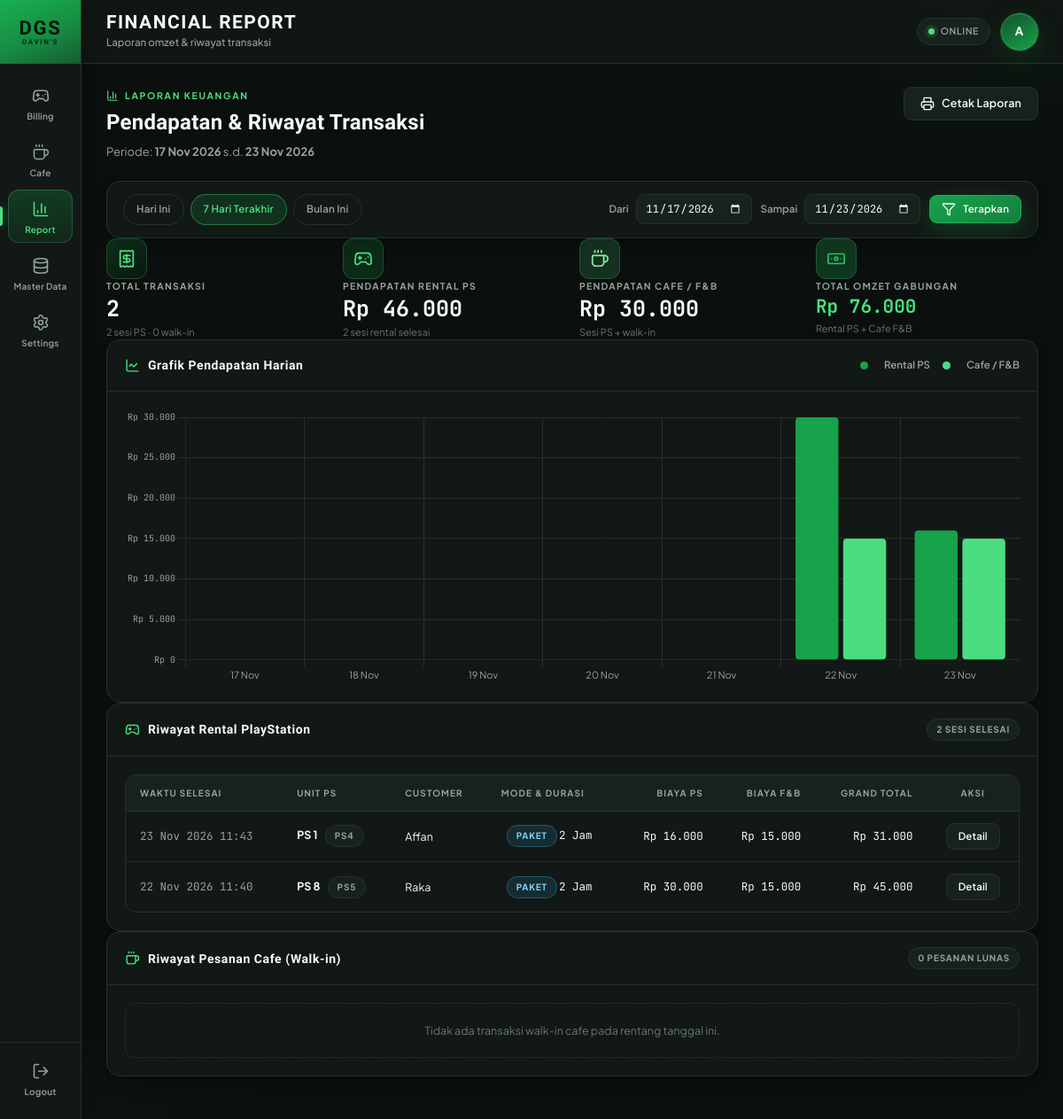
The app's page /pages/report.php (signed in) with its own data.
### tables this page shows
CREATE TABLE `billing_sessions` (
  `id` int UNSIGNED NOT NULL,
  `station_id` int UNSIGNED NOT NULL,
  `customer_name` varchar(100) NOT NULL,
  `billing_mode` enum('package','open') NOT NULL DEFAULT 'package',
  `hourly_rate_snapshot` int UNSIGNED NOT NULL COMMENT 'Tarif per jam saat sesi dimulai',
  `duration_minutes` int UNSIGNED DEFAULT NULL COMMENT 'Durasi paket (menit) atau total durasi final saat selesai',
  `start_time` datetime NOT NULL,
  `scheduled_end_time` datetime DEFAULT NULL COMMENT 'Target selesai untuk mode package (countdown)',
  `actual_end_time` datetime DEFAULT NULL COMMENT 'Waktu aktual saat sesi dihentikan/dibayar',
  `ps_cost` int UNSIGNED NOT NULL DEFAULT '0' COMMENT 'Biaya sewa PS',
  `fnb_cost` int UNSIGNED NOT NULL DEFAULT '0' COMMENT 'Akumulasi total pesanan F&B pada sesi ini',
  `total_cost` int UNSIGNED NOT NULL DEFAULT '0' COMMENT 'ps_cost + fnb_cost',
  `payment_status` enum('unpaid','paid') NOT NULL DEFAULT 'unpaid',
  `session_status` enum('active','completed','cancelled') NOT NULL DEFAULT 'active',
  `notes` varchar(255) DEFAULT NULL,
  `created_at` timestamp NOT NULL DEFAULT CURRENT_TIMESTAMP,
  `updated_at` timestamp NOT NULL DEFAULT CURRENT_TIMESTAMP ON UPDATE CURRENT_TIMESTAMP
);

CREATE TABLE `stations` (
  `id` int UNSIGNED NOT NULL,
  `name` varchar(50) NOT NULL COMMENT 'Contoh: PS 1, PS 2',
  `console_type` enum('PS4','PS5') NOT NULL DEFAULT 'PS4',
  `hourly_rate` int UNSIGNED NOT NULL COMMENT 'Tarif per jam dalam Rupiah',
  `status` enum('idle','playing','maintenance') NOT NULL DEFAULT 'idle',
  `created_at` timestamp NOT NULL DEFAULT CURRENT_TIMESTAMP,
  `updated_at` timestamp NOT NULL DEFAULT CURRENT_TIMESTAMP ON UPDATE CURRENT_TIMESTAMP
);

### pages/report.php (the view, shortened to what the rows shown need)
<?php
require_once dirname(__DIR__) . '/config/database.php';
require_once dirname(__DIR__) . '/config/helpers.php';
$preset = trim((string) ($_GET['preset'] ?? '7days'));
$rawStartDate = trim((string) ($_GET['start_date'] ?? ''));
$rawEndDate = trim((string) ($_GET['end_date'] ?? ''));
$today = date('Y-m-d');
if (!function_exists('isValidDate')) {
    function isValidDate(string $date): bool
    {
        $dt = DateTime::createFromFormat('Y-m-d', $date);
        return $dt !== false && $dt->format('Y-m-d') === $date;
    }
}
if ($preset === 'today') {
    $startDate = $today;
    $endDate = $today;
} elseif ($preset === 'month') {
    $startDate = date('Y-m-01');
    $endDate = $today;
} elseif ($preset === 'custom' && isValidDate($rawStartDate) && isValidDate($rawEndDate)) {
    $startDate = min($rawStartDate, $rawEndDate);
    $endDate = max($rawStartDate, $rawEndDate);
} elseif (isValidDate($rawStartDate) && isValidDate($rawEndDate)) {
    $preset = 'custom';
    $startDate = min($rawStartDate, $rawEndDate);
    $endDate = max($rawStartDate, $rawEndDate);
} else {
    $startDate = date('Y-m-d', strtotime('-6 days'));
    $endDate = $today;
}
$psSessions = [];
$psSessionSql = 'SELECT
        b.id AS session_id,
        b.station_id,
        b.customer_name,
        b.billing_mode,
        b.duration_minutes,
        b.start_time,
        b.actual_end_time,
        b.ps_cost,
        b.fnb_cost,
        b.total_cost,
        s.name AS station_name,
        s.console_type
    FROM billing_sessions b
    INNER JOIN stations s ON s.id = b.station_id
    WHERE b.session_status = \'completed\'
      AND b.payment_status = \'paid\'
      AND DATE(b.actual_end_time) BETWEEN ? AND ?
    ORDER BY b.actual_end_time DESC, b.id DESC';
$psStmt = mysqli_prepare($conn, $psSessionSql);
if ($psStmt !== false) {
    mysqli_stmt_bind_param($psStmt, 'ss', $startDate, $endDate);
    mysqli_stmt_execute($psStmt);
    $psResult = mysqli_stmt_get_result($psStmt);
    if ($psResult !== false) {
        while ($row = mysqli_fetch_assoc($psResult)) {
            $psSessions[] = $row;
        }
    }
}
$chartMap = [];
$currTs = strtotime($startDate);
$endTs = strtotime($endDate);
while ($currTs <= $endTs) {
    $dKey = date('Y-m-d', $currTs);
    $chartMap[$dKey] = [
        'label' => date('d M', $currTs),
        'ps' => 0,
        'fnb' => 0,
    ];
    $currTs = strtotime('+1 day', $currTs);
}
foreach ($psSessions as $sess) {
    $dateKey = date('Y-m-d', strtotime((string) $sess['actual_end_time']));
    if (isset($chartMap[$dateKey])) {
        $chartMap[$dateKey]['ps'] += (int) $sess['ps_cost'];
        $chartMap[$dateKey]['fnb'] += (int) $sess['fnb_cost'];
    }
}
$chartLabels = [];
$chartPsData = [];
$chartFnbData = [];
foreach ($chartMap as $day) {
    $chartLabels[] = $day['label'];
    $chartPsData[] = $day['ps'];
    $chartFnbData[] = $day['fnb'];
}
require_once dirname(__DIR__) . '/includes/header.php';
?>
<div class="app-shell">
    <div class="app-main">
        <?php require_once dirname(__DIR__) . '/includes/topbar.php'; ?>
        <main class="page-content">
            <section class="page-intro">
                <div>
                    <h2 class="page-heading">Pendapatan &amp; Riwayat Transaksi</h2>
                </div>
            </section>
            <section class="card">
                <div class="card-body">
                    <?php if ($psSessions === []): ?>
                        <p class="ps-empty-filter">Tidak ada sesi rental PS selesai pada rentang tanggal ini.</p>
                    <?php else: ?>
                        <div class="table-wrap table-responsive">
                            <table class="table">
                                <thead>
                                    <tr>
                                        <th scope="col">Waktu Selesai</th>
                                        <th scope="col">Unit PS</th>
                                        <th scope="col">Customer</th>
                                        <th scope="col">Mode &amp; Durasi</th>
                                        <th scope="col" class="text-right">Biaya PS</th>
                                        <th scope="col" class="text-right">Biaya F&amp;B</th>
                                        <th scope="col" class="text-right">Grand Total</th>
                                        <th scope="col" class="text-center no-print">Aksi</th>
                                    </tr>
                                </thead>
                                <tbody>
                                    <?php foreach ($psSessions as $sess): ?>
                                        <?php
                                        $duration = format_duration_label((int) ($sess['duration_minutes'] ?? 0));
                                        $modeLabel = (string) $sess['billing_mode'] === 'open' ? 'Open' : 'Paket';
                                        ?>
                                        <tr>
                                            <td class="cell-muted text-mono">
                                                <?= e(date('d M Y H:i', (int) strtotime((string) $sess['actual_end_time']))) ?>
                                            </td>
                                            <td>
                                                <strong><?= e((string) $sess['station_name']) ?></strong>
                                                <span class="badge badge-muted badge--inline"><?= e((string) $sess['console_type']) ?></span>
                                            </td>
                                            <td><?= e((string) $sess['customer_name']) ?></td>
                                            <td>
                                                <span class="badge badge-info badge--inline"><?= e($modeLabel) ?></span>
                                                <span class="text-mono"><?= e($duration) ?></span>
                                            </td>
                                            <td class="text-right cell-mono"><?= e(format_rupiah((int) $sess['ps_cost'])) ?></td>
                                            <td class="text-right cell-mono"><?= e(format_rupiah((int) $sess['fnb_cost'])) ?></td>
                                            <td class="text-right cell-mono text-primary font-bold">
                                                <?= e(format_rupiah((int) $sess['total_cost'])) ?>
                                            </td>
                                            <td class="text-center no-print">
                                                <a
                                                    class="btn btn-secondary btn-sm"
                                                    href="<?= e(base_url('pages/session_detail.php?id=' . $sess['session_id'])) ?>"
                                                >
                                                    Detail
                                                </a>
                                            </td>
                                        </tr>
                                    <?php endforeach; ?>
                                </tbody>
                            </table>
                        </div>
                    <?php endif; ?>
                </div>
            </section>
        </main>
    </div>
</div>
<?php
$jsonFlags = JSON_UNESCAPED_UNICODE | JSON_HEX_TAG | JSON_HEX_APOS | JSON_HEX_QUOT | JSON_HEX_AMP;
$chartLabelsJson = json_encode($chartLabels, $jsonFlags);
$chartPsJson = json_encode($chartPsData, $jsonFlags | JSON_NUMERIC_CHECK);
$chartFnbJson = json_encode($chartFnbData, $jsonFlags | JSON_NUMERIC_CHECK);
?>
<script>
window.DGS_REPORT_CHART = {
    labels: <?= $chartLabelsJson !== false ? $chartLabelsJson : '[]' ?>,
    psData: <?= $chartPsJson !== false ? $chartPsJson : '[]' ?>,
    fnbData: <?= $chartFnbJson !== false ? $chartFnbJson : '[]' ?>
};
</script>
<?php
require_once dirname(__DIR__) . '/includes/footer.php';

### records on screen
billing_sessions: actual_end_time "23 Nov 2026 11:43", station.name "PS 1", station.console_type "PS4", customer_name "Affan", billing_mode "PAKET", duration_minutes "2 Jam", ps_cost "Rp 16.000", fnb_cost "Rp 15.000", total_cost "Rp 31.000"
billing_sessions: actual_end_time "22 Nov 2026 11:40", station.name "PS 8", station.console_type "PS5", customer_name "Raka", billing_mode "PAKET", duration_minutes "2 Jam", ps_cost "Rp 30.000", fnb_cost "Rp 15.000", total_cost "Rp 45.000"

### other values on screen
$item['label'] "Billing"
$item['label'] "Cafe"
$item['label'] "Report"
$item['label'] "Master Data"
$item['label'] "Settings"
$pageTitle "FINANCIAL REPORT"
$pageSubtitle "Laporan omzet & riwayat transaksi"
$initials "A"
date('d M Y', strtotime($startDate)) "17 Nov 2026"
date('d M Y', strtotime($endDate)) "23 Nov 2026"
$totalTransactions "2"
$totalPsCount "2"
$totalWalkinCount "0"
format_rupiah($totalPsRevenue) "Rp 46.000"
format_rupiah($totalFnbRevenue) "Rp 30.000"
